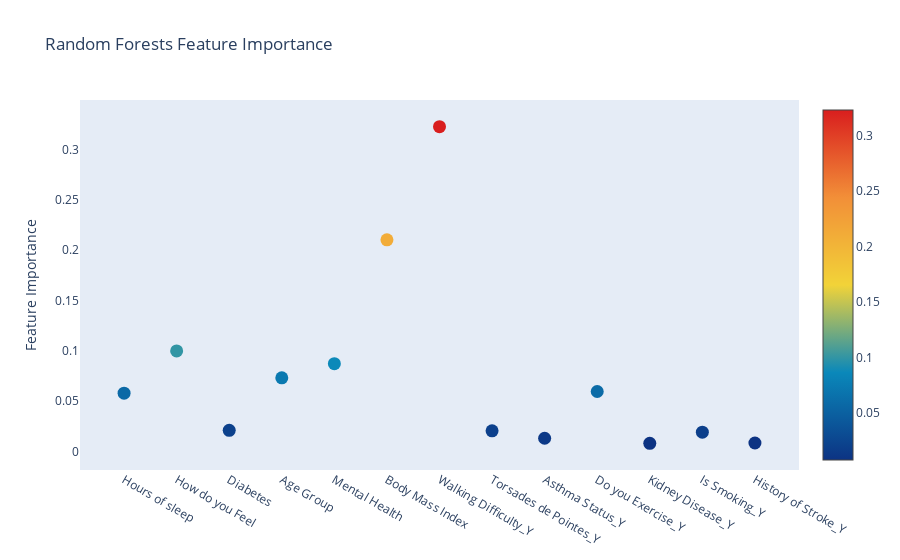

Here is the notebook cell this chart was saved with:
### Markdown cell above
After the tuning phase for the random forest model, we observe a more consistent performance between the training and test results. The R-squared values for both are now around 0.5, indicating a more balanced model that better generalizes to unseen data. The Mean Absolute Error remains around 4 for both sets, suggesting the predictions are on average within 4 points of the actual health scores.

This alignment between training and test performance is a positive sign that our tuning has effectively reduced overfitting. With these adjustments, the model has not only improved its predictive accuracy but also its reliability across different subsets of data, as compared to the pre-tuned state.

Next, we will examine the feature importance plot to understand which variables are most influential in our model's predictions. Following this, we'll evaluate the performance of the Hist Gradient Boosting model to see if it can further refine our predictions!

### Code cell
import plotly.offline as py
import plotly.graph_objs as go

# Scatter plot 
trace = go.Scatter(
    y = rf_reg.feature_importances_,
    x = X.columns,
    mode = 'markers',
    marker = dict(
        sizemode = 'diameter',
        sizeref = 1,
        size = 13,
        #size= rf.feature_importances_,
        #color = np.random.randn(500), #set color equal to a variable
        color = rf_reg.feature_importances_,
        colorscale = 'Portland',
        showscale = True
    ),
    text = X.columns
)
data = [trace]

layout = go.Layout(
    autosize = True,
    title = 'Random Forests Feature Importance',
    hovermode = 'closest',
    xaxis = dict(
        ticklen = 5,
        showgrid = False,
        zeroline = False,
        showline = False
    ),
    yaxis = dict(
        title = 'Feature Importance',
        showgrid = False,
        zeroline = False,
        ticklen = 5,
        gridwidth = 2
    ),
    showlegend = False
)
fig = go.Figure(data = data, layout = layout)
py.iplot(fig, filename = 'scatter_rfclf_01')

### Figure 1 — Plotly figure (JSON) as saved in the notebook; plotly's stock layout.template omitted (floating-point values rounded to 4 significant figures)
{"data": [{"marker": {"color": [0.05779, 0.09981, 0.02094, 0.07305, 0.08719, 0.2102, 0.3228, 0.0204, 0.01303, 0.0595, 0.007931, 0.01905, 0.008279], "colorscale": [[0, "rgb(12,51,131)"], [0.25, "rgb(10,136,186)"], [0.5, "rgb(242,211,56)"], [0.75, "rgb(242,143,56)"], [1, "rgb(217,30,30)"]], "showscale": true, "size": 13, "sizemode": "diameter", "sizeref": 1}, "mode": "markers", "text": ["Hours of sleep", "How do you Feel", "Diabetes", "Age Group", "Mental Health", "Body Mass Index", "Walking Difficulty_Y", "Torsades de Pointes_Y", "Asthma Status_Y", "Do you Exercise_Y", "Kidney Disease_Y", "Is Smoking_Y", "History of Stroke_Y"], "type": "scatter", "x": ["Hours of sleep", "How do you Feel", "Diabetes", "Age Group", "Mental Health", "Body Mass Index", "Walking Difficulty_Y", "Torsades de Pointes_Y", "Asthma Status_Y", "Do you Exercise_Y", "Kidney Disease_Y", "Is Smoking_Y", "History of Stroke_Y"], "y": [0.05779, 0.09981, 0.02094, 0.07305, 0.08719, 0.2102, 0.3228, 0.0204, 0.01303, 0.0595, 0.007931, 0.01905, 0.008279]}], "layout": {"autosize": true, "hovermode": "closest", "showlegend": false, "title": {"text": "Random Forests Feature Importance"}, "xaxis": {"showgrid": false, "showline": false, "ticklen": 5, "zeroline": false}, "yaxis": {"gridwidth": 2, "showgrid": false, "ticklen": 5, "title": {"text": "Feature Importance"}, "zeroline": false}}}
